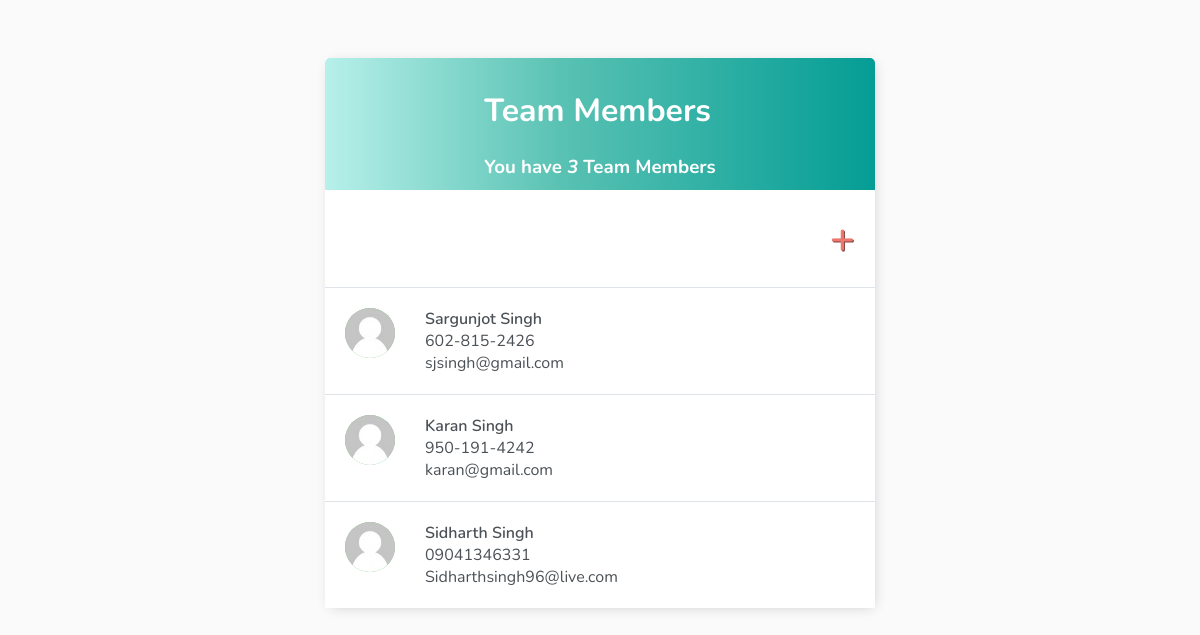
/, run on an earlier commit of the app's database.
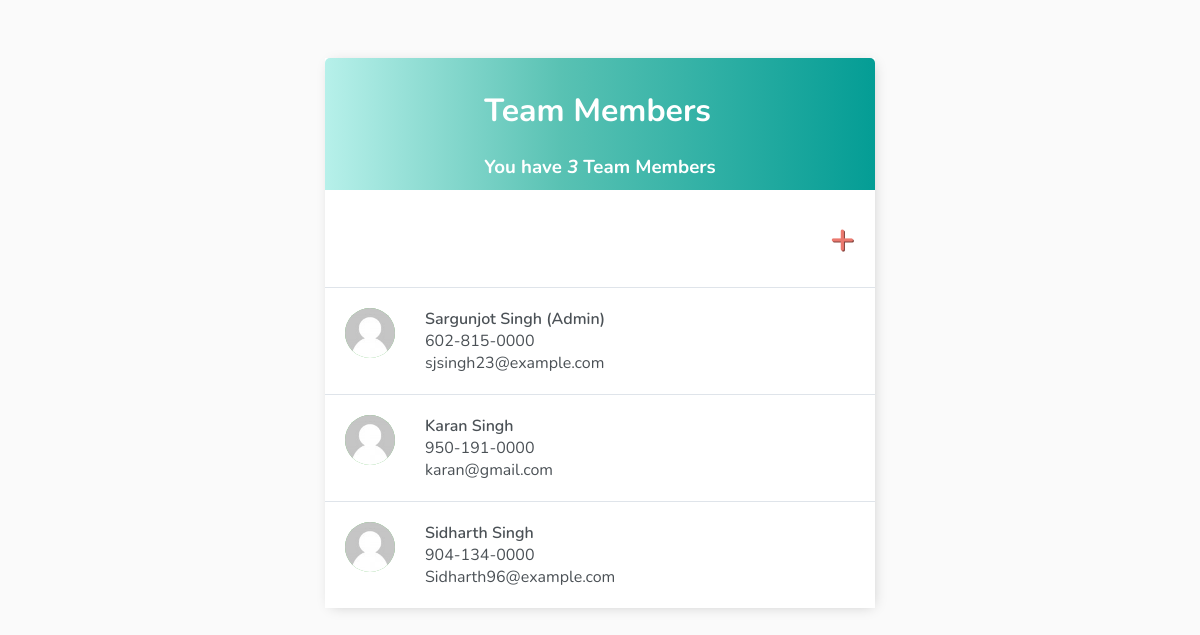
And on a later commit of the database.
### base/models.py (models this page shows, shortened)
class Team(models.Model):
    firstname = models.CharField(max_length=200)
    lastname = models.CharField(max_length=200,null=True, blank=True)
    email = models.EmailField(max_length = 254,null=True, blank=True)
    phone_regex = RegexValidator(regex=r'^\+?1?\d{9,15}$', message="Phone number must be entered in the format: '+999999999'. Up to 12 digits are allowed.")
    phone_number = models.CharField(validators=[phone_regex], max_length=12, null=True,blank=True) # validators should be a list
    create = models.DateTimeField(auto_now_add=True)
    role = models.CharField(choices=ROLES, max_length=128, default='Regular')
    class Meta:
        ordering = ['create']

### base/views.py (the view)
# urls.py: path('', TeamList.as_view(), name='teamList' ),
class TeamList(ListView):
    model = Team
    context_object_name = 'team'
    def get_context_data(self, **kwargs):
        context = super().get_context_data(**kwargs)
        context['count'] = context['team'].count()
        return context

### base/templates/base/team_list.html (shortened to what this page needs)
{% extends 'base/main.html' %}
{% block content%}
<div class="header-bar">
    <div>
        <h1>
            Team Members
        </h1>
        <h3 style="margin:0"> You have <i>{{count}}</i> Team Member{{ count|pluralize:"s"}}</h3>
    </div>
</div>
<div id="team-add-wrapper">
    <a id="add-link" href="{% url 'team-add' %}">&#x2b;</a>
</div>
<div id="teamlist" class="team-items-wrapper">
    {% for team_member in team %}
    <div class="team-wrapper" data-position="{{team_member.pk}}">
        <div class="team-title">
            <div>
                {% load static %}
                <img class="team-icon" src="{% static 'avatar.png' %}" class="task-incomplete-icon"></img>
            </div>
            <div class="team-list-space">
                <a href="{% url 'team-update' team_member.id %}">{{team_member.firstname}} {{team_member.lastname}} {%if team_member.role == "Admin" %} <span>(Admin)</span> {% endif %}</a>
                <p>
                    {{team_member.phone_number}}
                </p>
                <p>
                    {{team_member.email}}
                </p>
            </div>
        </div>
    </div>
    {% empty %}
    <div style="text-align: center; padding-bottom: 10px; line-height: 1em;">
        <h3>No Team Members are Added.</h3>
        <h3>Add a <a style="text-decoration: none; color: #e53935;" href="{% url 'team-add' %}">New Team Member</a> !
        </h3>
    </div>
    {% endfor %}
</div>
{% endblock content%}

What changed in the data, as far as the page shows it:
changed Team "Sargunjot": phone_number "602-815-2426" → "602-815-0000"; email "sjsingh@gmail.com" → "sjsingh23@example.com"; now shows "(Admin)"
changed Team "Karan": phone_number "950-191-4242" → "950-191-0000"
changed Team "Sidharth": phone_number "09041346331" → "904-134-0000"; email "Sidharthsingh96@live.com" → "Sidharth96@example.com"
